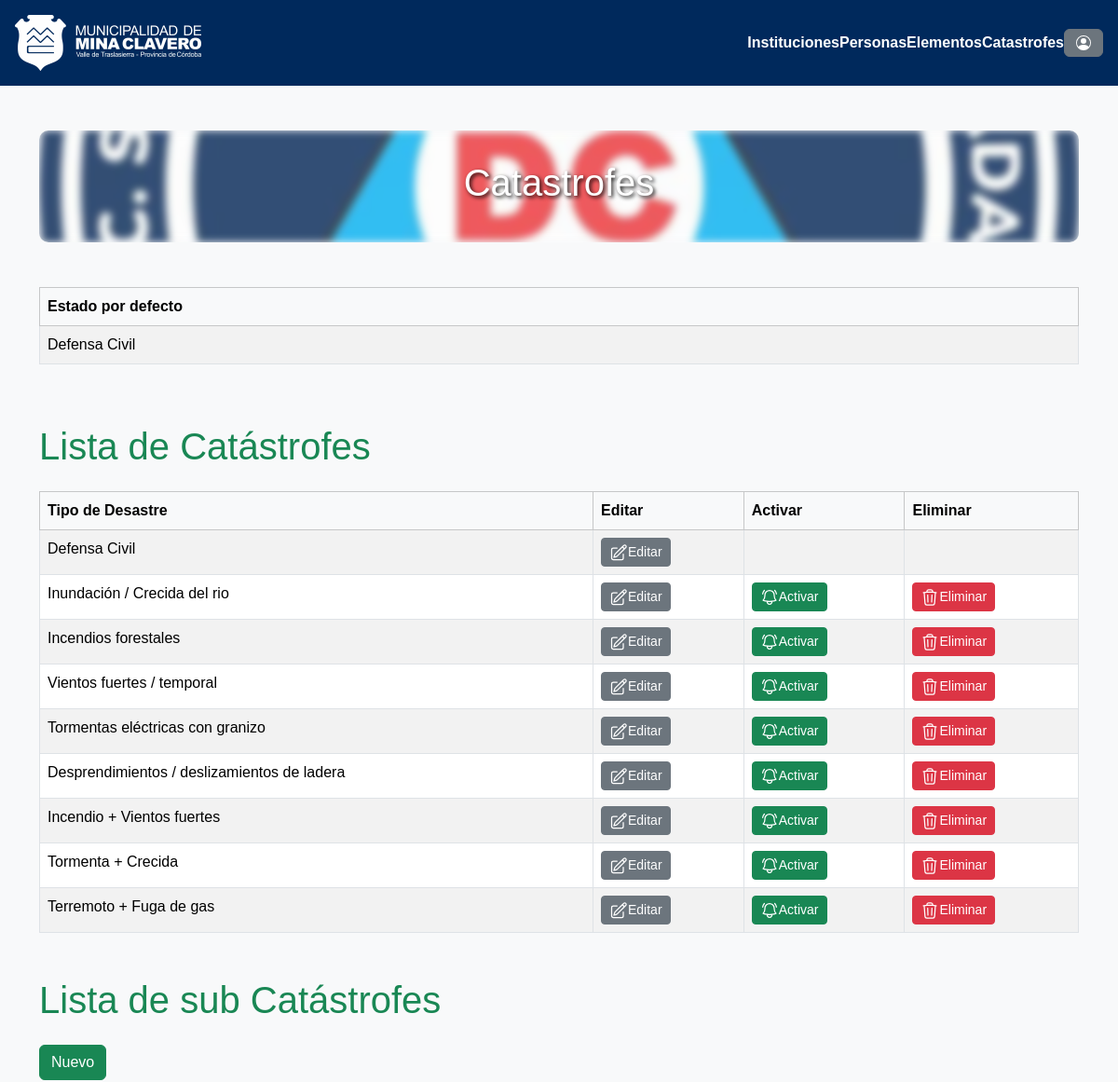
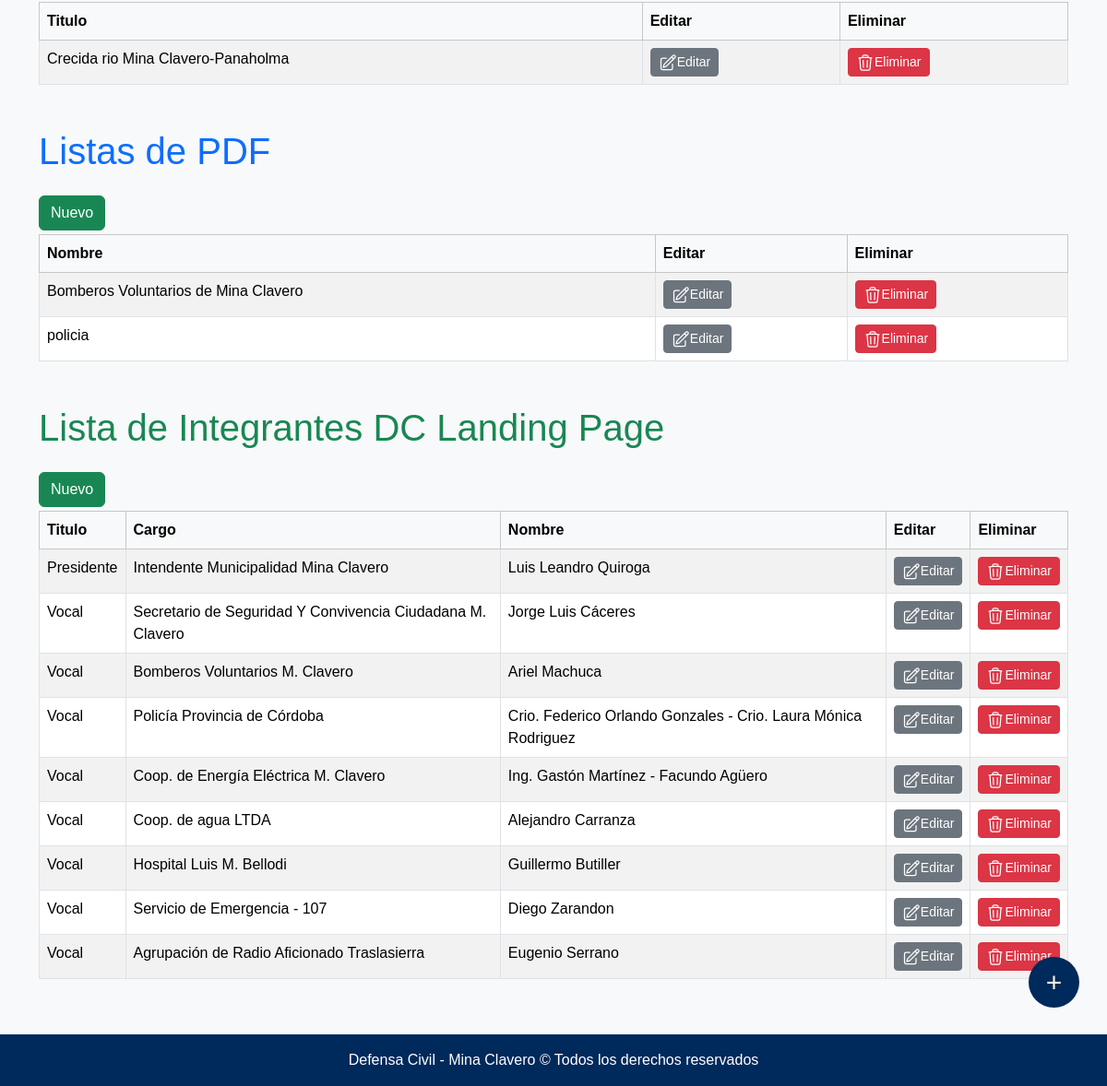
The app's page /listaDesastre/ (signed in), older data (2 pictures, top to bottom).
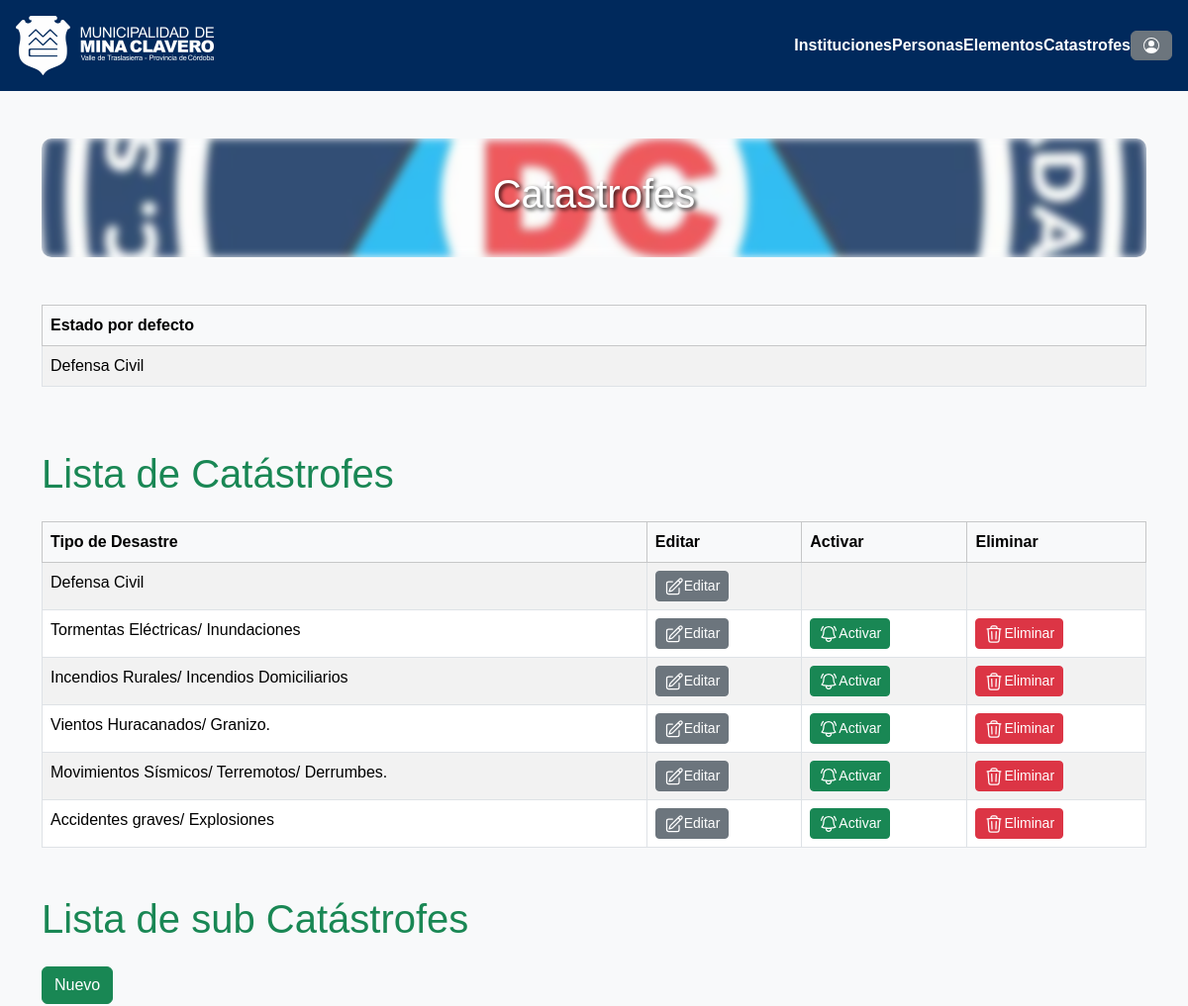
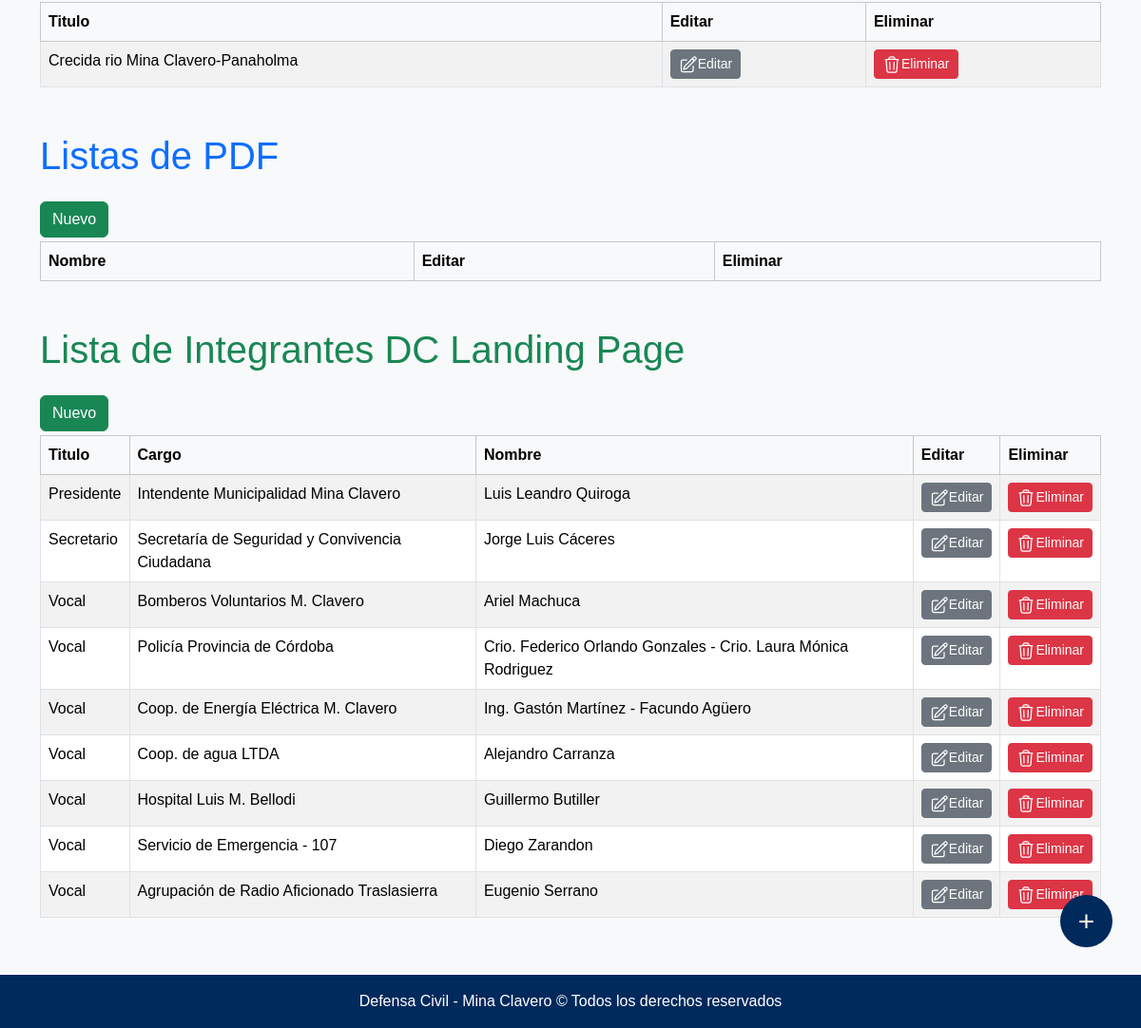
The same page, newer data (2 pictures, top to bottom).
### seguridadVial/models.py (models this page shows, shortened)
class Catastrophe(models.Model):
    type_disaster = models.CharField(max_length=255, default=None)
    descripcion = models.TextField()
    is_active = models.BooleanField(default=False)
    is_default = models.BooleanField(default=False)
    image_disaster = models.CharField(max_length=255)
    mapa_interactivo = models.CharField(max_length=855, default=None)

class SubCatastrofe(models.Model):
    titulo = models.CharField(max_length=255, default=None)
    id_catastrofe = models.ForeignKey(Catastrophe, on_delete=models.CASCADE)

class PdfFrame(models.Model):
    name = models.CharField(max_length=255)
    url = models.URLField()
    pk_catastrofe = models.ManyToManyField(Catastrophe,through="CatPdf")

class IntegrantesDC(models.Model):
    titulo = models.CharField(max_length=255)
    persona = models.CharField(max_length=255)
    cargo = models.CharField(max_length=255)

### seguridadVial/views_landing.py (the view)
# urls.py: path("listaDesastre/", login_required(permission_required('defensaCivil.add_catastrophe')(views_landing.DashboardCatastrophe)), name="Lista-Desastre"),
def DashboardCatastrophe(request):
    active = True
    if Catastrophe.objects.filter(is_active=True):
        active = False
    return render(request, template_name=os.path.join("defensaCivil", "listas", "dashboard.html"),
                  context={"disaster":Catastrophe.objects.all(), "active":active, "pdf":PdfFrame.objects.all(), "subcat": SubCatastrofe.objects.all(), "integrantes":IntegrantesDC.objects.all()})

### municipalidad/templates/defensaCivil/listas/dashboard.html (shortened to what this page needs)
{% extends "defensaCivil/base.html" %}
{% load static %}
{% block contenido %}
<div class="container mt-5">
    <div class="cont mb-5">
     <h1 class="titulo">Catastrofes</h1>
    </div>
    <div class="table-responsive w-100">
      <table class="table table-bordered table-striped table-hover" id="table">
        <thead class="table-light">
          <tr>
            <th>Estado por defecto</th>
          </tr>
        </thead>
        <tbody>
          {% for disaster in disaster %}
          {% if disaster.is_default %}
          <tr>
            <td>{{ disaster.type_disaster }}</td>
          </tr>
          {% endif %}
          {% endfor %}
        </tbody>
      </table>
    </div>
    <h1 class="mb-4 mt-5 text-success">Lista de Catástrofes</h1>
    <div class="table-responsive">
      <table class="table table-bordered table-striped table-hover" id="table">
        <thead class="table-light">
          <tr>
            <th>Tipo de Desastre</th>
            <th>Editar</th>
            <th>Activar</th>
            <th>Eliminar</th>
          </tr>
        </thead>
        <tbody>
          {% for disaster in disaster %}
          <tr>
            <td>{{ disaster.type_disaster }}</td>
            <td>
              {% if active %}
              <a href="{% url 'Modificar' disaster.id %}" class="btn btn-sm btn-secondary">
                <img src="{% static 'assets/edit.svg' %}" style="width: 20px;">
              Editar
            </a>
              {% endif %}
            </td>
            <td>
              {% if not disaster.is_default %}
              {% if not disaster.is_active and active %}
              <a href="{% url 'Activar' disaster.id %}" class="btn btn-sm btn-success">
                <img src="{% static 'assets/active.svg' %}" style="width: 20px;">
              Activar</a>
              {% elif disaster.is_active %}
              <a href="{% url 'Activar' disaster.id %}" class="btn btn-sm btn-danger">
                <img src="{% static 'assets/deactivate.svg' %}" style="width: 20px;">
              Desactivar</a>
              {% endif %}
              {% endif %}
            </td>
            <td>
              {% if not disaster.is_default %}
              {% if not disaster.is_active   and active %}
              <a href="{% url 'Eliminar' disaster.id %}" class="btn btn-sm btn-danger">
                <img src="{% static 'assets/eliminar.svg' %}" style="width: 20px;">Eliminar
              </a>
              {% elif not disaster.is_active  and active%}
              <a href="{% url 'Eliminar' disaster.id %}" class="btn btn-sm btn-danger">
                <img src="{% static 'assets/eliminar.svg' %}" style="width: 20px;">Eliminar
              </a>
              {% endif %}
              {% endif %}
            </td>
          </tr>
          {% endfor %}
        </tbody>
      </table>
    <h1 class="mb-4 mt-5 text-success">Lista de  sub Catástrofes</h1>
    <a class="btn btn-success mb-1" href="{% url 'subcar_crear' %}">Nuevo</a>
    <div class="table-responsive">
      <table class="table table-bordered table-striped table-hover" id="table">
        <thead class="table-light">
          <tr>
            <th>Titulo</th>
            <th>Editar</th>
            <th>Eliminar</th>
          </tr>
        </thead>
        <tbody>
         {% for s in subcat %}
          <tr>
            <td>{{ s.titulo }}</td>
            <td>
             <a class="btn btn-sm btn-secondary" href="{% url 'subcat_update' s.id %}">
                <img src="{% static 'assets/edit.svg' %}" style="width: 20px;">Editar
             </a>
            </td>
            <td>
              <a class="btn btn-sm btn-danger" href="{% url 'subcat_delete' s.id %}">
                <img src="{% static 'assets/eliminar.svg' %}" style="width: 20px;">Eliminar
              </a>
            </td>
          </tr>
          {% endfor %}
        </tbody>
      </table>
      <h1 class="mb-4 mt-5 text-primary">Listas de PDF</h1>
      <a class="btn btn-success mb-1" href="{% url 'pdf_create' %}">Nuevo</a>
    <div class="table-responsive">
      <table class="table table-bordered table-striped table-hover" id="table">
        <thead class="table-light">
          <tr>
            <th>Nombre</th>
            <th>Editar</th>
            <th>Eliminar</th>
          </tr>
        </thead>
        <tbody>
         {% for pdf in pdf %}
          <tr>
            <td>{{ pdf.name }}</td>
            <td>
             <a class="btn btn-sm btn-secondary" href="{% url 'pdf_update' pdf.id %}">
                <img src="{% static 'assets/edit.svg' %}" style="width: 20px;">Editar
             </a>
            </td>
            <td>
              <a class="btn btn-sm btn-danger" href="{% url 'pdf_delete' pdf.id %}">
                <img src="{% static 'assets/eliminar.svg' %}" style="width: 20px;">Eliminar
              </a>
            </td>
          </tr>
          {% endfor %}
        </tbody>
      </table>
    <h1 class="mb-4 mt-5 text-success">Lista de Integrantes DC Landing Page</h1>
    <a class="btn btn-success mb-1" href="{% url 'integrante_crear' %}">Nuevo</a>
    <div class="table-responsive">
      <table class="table table-bordered table-striped table-hover" id="table">
        <thead class="table-light">
          <tr>
            <th>Titulo</th>
            <th>Cargo</th>
            <th>Nombre</th>
            <th>Editar</th>
            <th>Eliminar</th>
          </tr>
        </thead>
        <tbody>
         {% for s in integrantes %}
          <tr>
            <td>{{ s.titulo }}</td>
            <td>{{ s.persona }}</td>
            <td>{{ s.cargo }}</td>
            <td>
             <a class="btn btn-sm btn-secondary" href="{% url 'integrante_update' s.id %}">
                <img src="{% static 'assets/edit.svg' %}" style="width: 20px;">Editar
             </a>
            </td>
            <td>
              <a class="btn btn-sm btn-danger" href="{% url 'integrante_delete' s.id %}">
                <img src="{% static 'assets/eliminar.svg' %}" style="width: 20px;">Eliminar
              </a>
            </td>
          </tr>
          {% endfor %}
        </tbody>
      </table>
    </div>
    <a href={% url "crear" %} class="customButton">+</a>
  </div>
{% endblock %}

### municipalidad/templates/defensaCivil/base.html (shortened to what this page needs)
{% load static %}
<!DOCTYPE html>
<html lang="es">
<head>
    {% load bootstrap5 %}
    {% bootstrap_css %}
    <link rel="stylesheet" href="{% static 'estilos.css' %}">
</head>
<body>
    <header class="container-fluid d-none p-3 d-lg-flex justify-content-between">
        <div class="img">
            <a href="{% url 'paginaPrincipal'%}"><img src={% static "imagenes/logo.png" %} alt=""  srcset=""></a>
        </div>
        <div class="d-flex justify-content-end align-items-center">
            <a href="{% url "listaInstituciones" %}" class="nav-link text-white">Instituciones</a>
            <a href="{% url "listaPersonas" %}" class="nav-link text-white">Personas</a>
            <a href="{% url "listaElementos" %}" class="nav-link text-white">Elementos</a>
            <a href="{% url "Lista-Desastre" %}" class="nav-link text-white">Catastrofes</a>
            {% if user.is_authenticated %}
                <div class="dropdown">
                    <button class="btn btn-secondary" type="button" data-bs-toggle="dropdown" aria-expanded="false">
                    </button>
                </div>
            {% endif %}
        </div>
    </header>
    {% block contenido %}
    {% endblock %}
    <footer class="text-center fixed-bottom p-3">
        Defensa Civil - Mina Clavero  &copy; Todos los derechos reservados
    </footer>
</body>
</html>

### municipalidad/static/estilos.css (style rules this page uses)
.cont { position: relative; height: 120px; border-radius: 10px; overflow: hidden; color: white; display: flex; align-items: center; justify-content: center; margin-top: 5px; }
.cont::before { content: ""; position: absolute; top: 0; left: 0; width: 100%; height: 100%; background-image: url("../../../static/imagenes/defensacivil.jpg"); background-size: cover; background-position: center; filter: blur(4px); z-index: -1; opacity: 0.8; }
.titulo { text-shadow: 2px 2px 4px rgba(0, 0, 0, 0.877); }

### municipalidad/templates/defensaCivil/listas/dashboard.html (style rules this page uses)
.cont { position: relative; height: 120px; border-radius: 10px; overflow: hidden; color: white; display: flex; align-items: center; justify-content: center; }
.btn { display: flex; flex-direction: row; align-items: center; width: fit-content; }
.cont::before { content: ""; position: absolute; top: 0; left: 0; width: 100%; height: 100%; background-image: url("../../../static/imagenes/defensacivil.jpg"); background-size: cover; background-position: center; filter: blur(4px); z-index: -1; opacity: 0.8; }
.titulo { text-shadow: 2px 2px 4px rgba(0, 0, 0, 0.877); }

### municipalidad/templates/defensaCivil/base.html (style rules this page uses)
body { font-family: 'Arial', sans-serif; background-color: #f8f9fa; color: #333; margin: 0; padding-bottom: 100px; }
header { background-color: hsl(213, 100%, 18%); padding: 15px; }
header .nav-link { color: white; font-weight: bold; transition: color 0.3s ease-in-out; }
footer { background-color: hsl(213, 100%, 18%); color: white; text-align: center; padding: 15px; border-top: 2px solid white; font-size: 1rem; }
.customButton { display: flex; position: fixed; width: 55px; height: 55px; bottom: 60px; right: 30px; border-radius: 50px; text-align: center; font-size: 30px; z-index: 100; align-items: center; justify-content: center; text-align: center; background-color: hsl(213, 100%, 18%); color:beige; text-decoration: none; transition: 0.3s; margin-bottom: 25px; }

Row changes from the older to the newer data that the page shows:
removed Catastrophe: type_disaster "Tormentas eléctricas con granizo", is_default False (drawn), shown under "Lista de Catástrofes"
removed Catastrophe: type_disaster "Incendio + Vientos fuertes", is_default False (drawn), shown under "Lista de Catástrofes"
removed Catastrophe: type_disaster "Tormenta + Crecida", is_default False (drawn), shown under "Lista de Catástrofes"
removed PdfFrame: name "Bomberos Voluntarios de Mina Clavero"
removed PdfFrame: name "policia"
changed Catastrophe: type_disaster "Inundación / Crecida del rio" → "Tormentas Eléctricas/ Inundaciones"
changed Catastrophe: type_disaster "Incendios forestales" → "Incendios Rurales/ Incendios Domiciliarios"
changed Catastrophe: type_disaster "Vientos fuertes / temporal" → "Vientos Huracanados/ Granizo."
changed Catastrophe: type_disaster "Desprendimientos / deslizamientos de ladera" → "Movimientos Sísmicos/ Terremotos/ Derrumbes."
changed Catastrophe: type_disaster "Terremoto + Fuga de gas" → "Accidentes graves/ Explosiones"
changed IntegrantesDC "Jorge Luis Cáceres": titulo "Vocal" → "Secretario"; persona "Secretario de Seguridad Y Convivencia Ciudadana M. Clavero" → "Secretaría de Seguridad y Convivencia Ciudadana"
